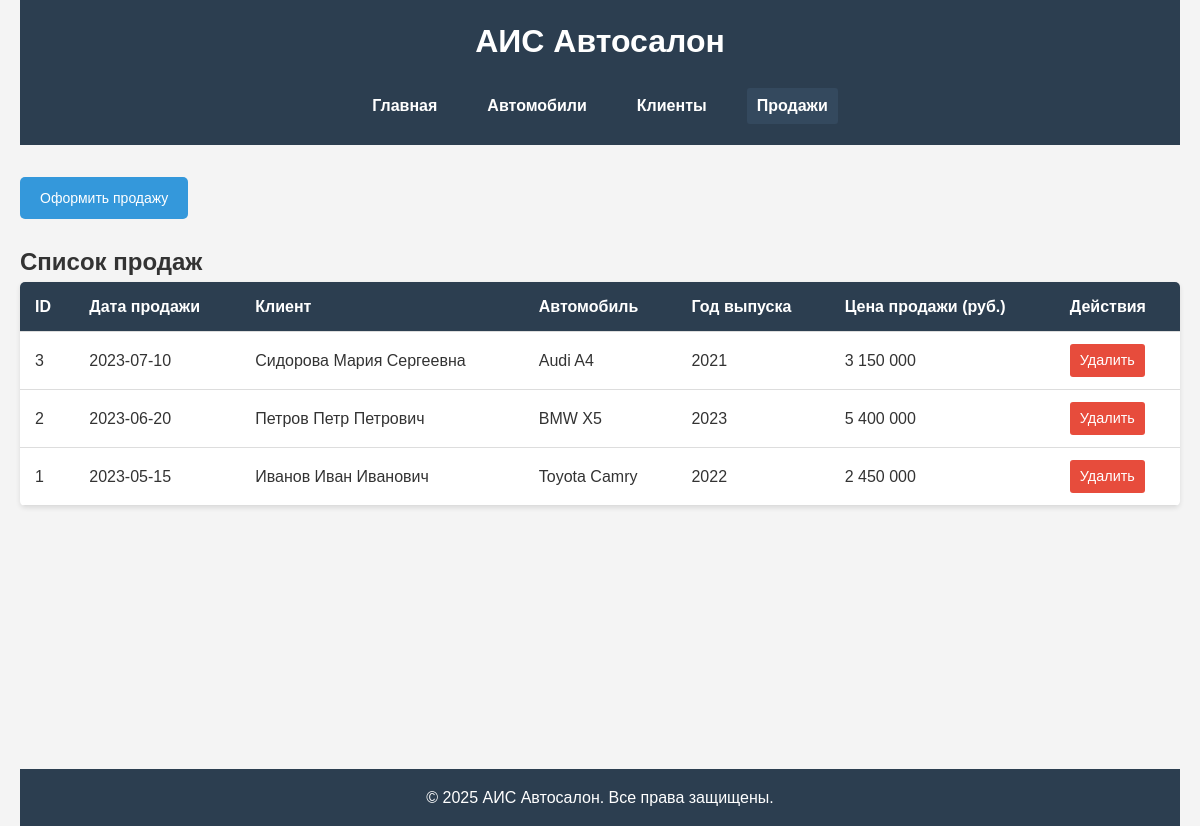
The app's page /?page=sales with its own data.
### tables this page shows
CREATE TABLE `sales` (
  `id` int NOT NULL,
  `car_id` int NOT NULL,
  `customer_id` int NOT NULL,
  `price` decimal(10,2) NOT NULL,
  `sale_date` date NOT NULL,
  `created_at` timestamp NULL DEFAULT CURRENT_TIMESTAMP
);

CREATE TABLE `customers` (
  `id` int NOT NULL,
  `full_name` varchar(200) NOT NULL,
  `phone` varchar(20) NOT NULL,
  `email` varchar(100) DEFAULT NULL,
  `address` text,
  `created_at` timestamp NULL DEFAULT CURRENT_TIMESTAMP
);

CREATE TABLE `cars` (
  `id` int NOT NULL,
  `brand` varchar(100) NOT NULL,
  `model` varchar(100) NOT NULL,
  `year` int NOT NULL,
  `color` varchar(50) NOT NULL,
  `price` decimal(10,2) NOT NULL,
  `in_stock` tinyint(1) DEFAULT '1',
  `created_at` timestamp NULL DEFAULT CURRENT_TIMESTAMP
);

### sales_content.php (the view)
<div class="actions">
    <a href="?page=add_sale" class="btn">Оформить продажу</a>
</div>
<h2>Список продаж</h2>
<?php if (empty($sales)): ?>
    <p>Продажи отсутствуют в базе данных.</p>
<?php else: ?>
    <table>
        <thead>
            <tr>
                <th>ID</th>
                <th>Дата продажи</th>
                <th>Клиент</th>
                <th>Автомобиль</th>
                <th>Год выпуска</th>
                <th>Цена продажи (руб.)</th>
                <th>Действия</th>
            </tr>
        </thead>
        <tbody>
            <?php foreach ($sales as $sale): ?>
            <tr>
                <td><?= htmlspecialchars($sale['id']) ?></td>
                <td><?= htmlspecialchars($sale['sale_date']) ?></td>
                <td><?= htmlspecialchars($sale['customer_name']) ?></td>
                <td><?= htmlspecialchars($sale['brand']) ?> <?= htmlspecialchars($sale['model']) ?></td>
                <td><?= htmlspecialchars($sale['year']) ?></td>
                <td><?= number_format($sale['price'], 0, ',', ' ') ?></td>
                <td>
                    <a href="?delete=sale&id=<?= $sale['id'] ?>" class="btn-delete" onclick="return confirm('Вы уверены, что хотите удалить эту запись о продаже?')">Удалить</a>
                </td>
            </tr>
            <?php endforeach; ?>
        </tbody>
    </table>
<?php endif; ?>

### index.php (style rules this page uses)
* { margin: 0; padding: 0; box-sizing: border-box; }
body { font-family: 'Arial', sans-serif; line-height: 1.6; color: #333; background-color: #f4f4f4; }
.actions { margin-bottom: 1.5rem; }
.btn { display: inline-block; background-color: #3498db; color: white; padding: 10px 20px; text-decoration: none; border-radius: 5px; border: none; cursor: pointer; transition: background-color 0.3s; font-size: 14px; }
.btn-delete { display: inline-block; background-color: #e74c3c; color: white; padding: 5px 10px; text-decoration: none; border-radius: 3px; font-size: 0.9rem; }
table { width: 100%; border-collapse: collapse; background: white; box-shadow: 0 2px 5px rgba(0,0,0,0.1); border-radius: 5px; overflow: hidden; margin-bottom: 1rem; }
table th, table td { padding: 12px 15px; text-align: left; border-bottom: 1px solid #ddd; }
table th { background-color: #2c3e50; color: white; }

### records on screen
sales: id "3", sale_date "2023-07-10", customer.full_name "Сидорова Мария Сергеевна", car.brand "Audi", car.model "A4", car.year "2021", price "3 150 000"
sales: id "2", sale_date "2023-06-20", customer.full_name "Петров Петр Петрович", car.brand "BMW", car.model "X5", car.year "2023", price "5 400 000"
sales: id "1", sale_date "2023-05-15", customer.full_name "Иванов Иван Иванович", car.brand "Toyota", car.model "Camry", car.year "2022", price "2 450 000"
